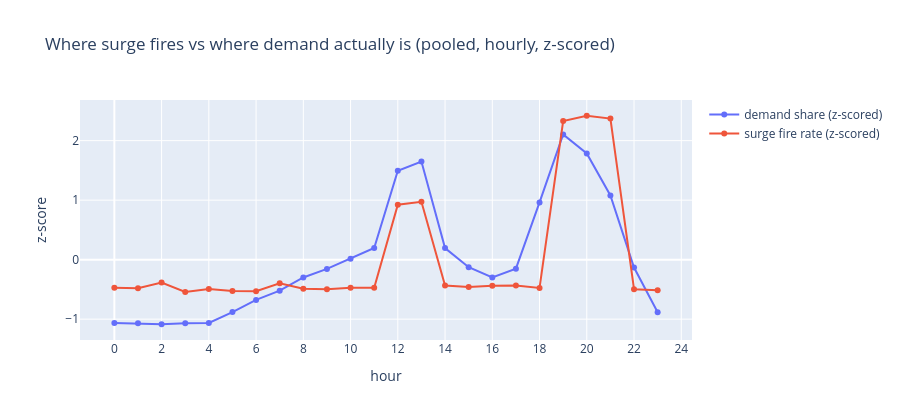

The cell this chart's notebook holds for it:
### Markdown cell above
## 5. First sniff of the surge waste

Now the question that the whole brief turns on. We overlay two normalised curves on the same hour axis:

- **Demand share**: fraction of total orders that fall in each hour.
- **Surge fire rate**: fraction of orders in each hour that got surge applied.

If the policy were efficient, these two curves should *roughly co-move* — surge should fire most in the hours that actually have the most demand. **Where they diverge is where money is being spent on hours that aren't peak**, or peak hours where rider supply isn't being incentivised enough.

### Code cell
demand_share = df.groupby('hour').size()
demand_share = demand_share / demand_share.sum()
surge_share  = df.groupby('hour').surge_applied.mean()

# z-score both so the shapes are comparable
def z(s): return (s - s.mean()) / s.std()

fig = go.Figure()
fig.add_trace(go.Scatter(x=demand_share.index, y=z(demand_share),
                         mode='lines+markers', name='demand share (z-scored)'))
fig.add_trace(go.Scatter(x=surge_share.index, y=z(surge_share),
                         mode='lines+markers', name='surge fire rate (z-scored)'))
fig.update_layout(
    title='Where surge fires vs where demand actually is (pooled, hourly, z-scored)',
    xaxis_title='hour', yaxis_title='z-score',
    height=420,
)
fig.update_xaxes(dtick=2)
fig.write_html(FIG_DIR / '01_first_sniff_waste.html', include_plotlyjs='cdn')
fig.show()

# Quick scalar: correlation between the two curves
corr = demand_share.corr(surge_share)
print(f'Pearson r(demand_share, surge_rate) by hour: {corr:.3f}')

### Figure 1 — Plotly figure (JSON) as saved in the notebook; plotly's stock layout.template omitted (floating-point values rounded to 4 significant figures)
{"data": [{"mode": "lines+markers", "name": "demand share (z-scored)", "type": "scatter", "x": [0, 1, 2, 3, 4, 5, 6, 7, 8, 9, 10, 11, 12, 13, 14, 15, 16, 17, 18, 19, 20, 21, 22, 23], "y": [-1.064, -1.07, -1.086, -1.068, -1.063, -0.8812, -0.6769, -0.5212, -0.2989, -0.1552, 0.01542, 0.1963, 1.495, 1.648, 0.1945, -0.1276, -0.2989, -0.151, 0.9613, 2.105, 1.784, 1.078, -0.1324, -0.883]}, {"mode": "lines+markers", "name": "surge fire rate (z-scored)", "type": "scatter", "x": [0, 1, 2, 3, 4, 5, 6, 7, 8, 9, 10, 11, 12, 13, 14, 15, 16, 17, 18, 19, 20, 21, 22, 23], "y": [-0.4717, -0.4802, -0.3841, -0.5438, -0.4942, -0.5265, -0.5298, -0.398, -0.4888, -0.4958, -0.4736, -0.4718, 0.9239, 0.972, -0.4362, -0.4586, -0.4393, -0.4344, -0.4758, 2.329, 2.418, 2.37, -0.496, -0.5152]}], "layout": {"height": 420, "title": {"text": "Where surge fires vs where demand actually is (pooled, hourly, z-scored)"}, "xaxis": {"dtick": 2, "title": {"text": "hour"}}, "yaxis": {"title": {"text": "z-score"}}}}
